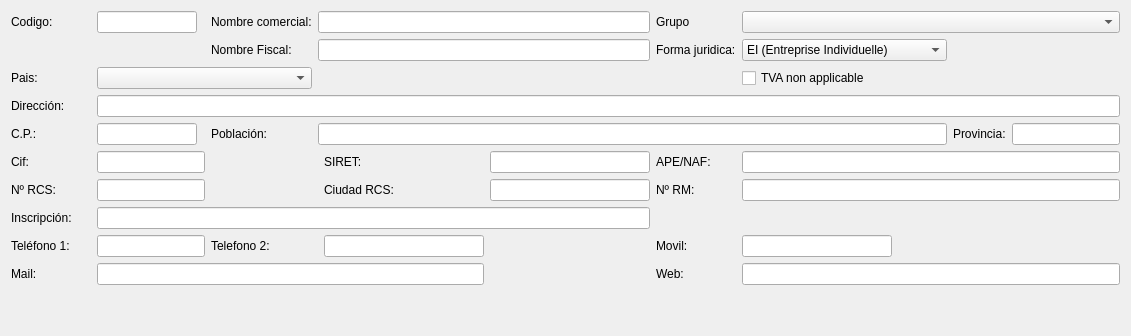
         <widget class="QWidget" name="tabWidgetPage1">
          <attribute name="title">
           <string>Datos Fiscales y de Gestión</string>
          </attribute>
          <layout class="QGridLayout" name="gridLayout_12">
           <item row="2" column="0" colspan="4">
            <layout class="QGridLayout" name="gridLayout_6">
             <item row="4" column="3">
              <widget class="QLabel" name="label_50">
               <property name="text">
                <string>Población:</string>
               </property>
              </widget>
             </item>
             <item row="8" column="7">
              <widget class="QLabel" name="label_34">
               <property name="text">
                <string>APE/NAF:</string>
               </property>
              </widget>
             </item>
             <item row="0" column="8" colspan="3">
              <widget class="QComboBox" name="cboGrupoEmpresa">
               <property name="minimumSize">
                <size>
                 <width>152</width>
                 <height>0</height>
                </size>
               </property>
               <property name="editable">
                <bool>false</bool>
               </property>
              </widget>
             </item>
             <item row="12" column="1">
              <widget class="QLabel" name="label_20">
               <property name="sizePolicy">
                <sizepolicy hsizetype="Maximum" vsizetype="Preferred">
                 <horstretch>0</horstretch>
                 <verstretch>0</verstretch>
                </sizepolicy>
               </property>
               <property name="minimumSize">
                <size>
                 <width>80</width>
                 <height>0</height>
                </size>
               </property>
               <property name="text">
                <string>Mail:</string>
               </property>
              </widget>
             </item>
             <item row="3" column="2" colspan="9">
              <widget class="QLineEdit" name="txtdireccion1">
               <property name="clearButtonEnabled">
                <bool>true</bool>
               </property>
              </widget>
             </item>
             <item row="8" column="2">
              <widget class="QLineEdit" name="txtcif">
               <property name="maximumSize">
                <size>
                 <width>16777215</width>
                 <height>16777215</height>
                </size>
               </property>
               <property name="clearButtonEnabled">
                <bool>true</bool>
               </property>
              </widget>
             </item>
             <item row="12" column="7">
              <widget class="QLabel" name="label_21">
               <property name="sizePolicy">
                <sizepolicy hsizetype="Maximum" vsizetype="Preferred">
                 <horstretch>0</horstretch>
                 <verstretch>0</verstretch>
                </sizepolicy>
               </property>
               <property name="minimumSize">
                <size>
                 <width>80</width>
                 <height>0</height>
                </size>
               </property>
               <property name="text">
                <string>Web:</string>
               </property>
              </widget>
             </item>
             <item row="3" column="1">
              <widget class="QLabel" name="label_13">
               <property name="sizePolicy">
                <sizepolicy hsizetype="Maximum" vsizetype="Preferred">
                 <horstretch>0</horstretch>
                 <verstretch>0</verstretch>
                </sizepolicy>
               </property>
               <property name="text">
                <string>Dirección:</string>
               </property>
              </widget>
             </item>
             <item row="0" column="7">
              <widget class="QLabel" name="label_6">
               <property name="text">
                <string>Grupo</string>
               </property>
              </widget>
             </item>
             <item row="8" column="1">
              <widget class="QLabel" name="label_22">
               <property name="sizePolicy">
                <sizepolicy hsizetype="Maximum" vsizetype="Preferred">
                 <horstretch>0</horstretch>
                 <verstretch>0</verstretch>
                </sizepolicy>
               </property>
               <property name="minimumSize">
                <size>
                 <width>66</width>
                 <height>0</height>
                </size>
               </property>
               <property name="text">
                <string>Cif:</string>
               </property>
              </widget>
             </item>
             <item row="8" column="8" colspan="3">
              <widget class="QLineEdit" name="lineEdit_3"/>
             </item>
             <item row="8" column="6">
              <widget class="QLineEdit" name="lineEdit_2"/>
             </item>
             <item row="2" column="8">
              <widget class="QCheckBox" name="chkTVA">
               <property name="text">
                <string>TVA non applicable</string>
               </property>
              </widget>
             </item>
             <item row="13" column="2">
              <spacer name="verticalSpacer_3">
               <property name="orientation">
                <enum>Qt::Orientation::Vertical</enum>
               </property>
               <property name="sizeHint" stdset="0">
                <size>
                 <width>20</width>
                 <height>40</height>
                </size>
               </property>
              </spacer>
             </item>
             <item row="0" column="3">
              <widget class="QLabel" name="label_43">
               <property name="text">
                <string>Nombre comercial:</string>
               </property>
              </widget>
             </item>
             <item row="0" column="4" colspan="3">
              <widget class="QLineEdit" name="txtNombreComercial"/>
             </item>
             <item row="9" column="1">
              <widget class="QLabel" name="label_53">
               <property name="text">
                <string>Nº RCS:</string>
               </property>
              </widget>
             </item>
             <item row="4" column="10">
              <widget class="QLineEdit" name="txtprovincia">
               <property name="clearButtonEnabled">
                <bool>true</bool>
               </property>
              </widget>
             </item>
             <item row="10" column="2" colspan="5">
              <widget class="QLineEdit" name="txtcInscripcion">
               <property name="clearButtonEnabled">
                <bool>true</bool>
               </property>
              </widget>
             </item>
             <item row="11" column="7">
              <widget class="QLabel" name="label_19">
               <property name="sizePolicy">
                <sizepolicy hsizetype="Maximum" vsizetype="Preferred">
                 <horstretch>0</horstretch>
                 <verstretch>0</verstretch>
                </sizepolicy>
               </property>
               <property name="minimumSize">
                <size>
                 <width>80</width>
                 <height>0</height>
                </size>
               </property>
               <property name="text">
                <string>Movil:</string>
               </property>
              </widget>
             </item>
             <item row="2" column="1">
              <widget class="QLabel" name="label_16">
               <property name="sizePolicy">
                <sizepolicy hsizetype="Maximum" vsizetype="Preferred">
                 <horstretch>0</horstretch>
                 <verstretch>0</verstretch>
                </sizepolicy>
               </property>
               <property name="text">
                <string>Pais:</string>
               </property>
              </widget>
             </item>
             <item row="8" column="5">
              <widget class="QLabel" name="label_32">
               <property name="text">
                <string>SIRET:</string>
               </property>
              </widget>
             </item>
             <item row="0" column="2">
              <widget class="QLineEdit" name="txtcodigo">
               <property name="maximumSize">
                <size>
                 <width>100</width>
                 <height>16777215</height>
                </size>
               </property>
               <property name="readOnly">
                <bool>false</bool>
               </property>
               <property name="clearButtonEnabled">
                <bool>true</bool>
               </property>
              </widget>
             </item>
             <item row="10" column="1">
              <widget class="QLabel" name="label_23">
               <property name="sizePolicy">
                <sizepolicy hsizetype="Maximum" vsizetype="Preferred">
                 <horstretch>0</horstretch>
                 <verstretch>0</verstretch>
                </sizepolicy>
               </property>
               <property name="text">
                <string>Inscripción:</string>
               </property>
              </widget>
             </item>
             <item row="9" column="2">
              <widget class="QLineEdit" name="lineEdit_4"/>
             </item>
             <item row="9" column="8" colspan="3">
              <widget class="QLineEdit" name="lineEdit_6"/>
             </item>
             <item row="12" column="8" colspan="3">
              <widget class="QLineEdit" name="txtweb"/>
             </item>
             <item row="9" column="5">
              <widget class="QLabel" name="label_54">
               <property name="text">
                <string>Ciudad RCS:</string>
               </property>
              </widget>
             </item>
             <item row="11" column="8">
              <widget class="QLineEdit" name="txtMovil">
               <property name="maximumSize">
                <size>
                 <width>150</width>
                 <height>16777215</height>
                </size>
               </property>
              </widget>
             </item>
             <item row="11" column="2">
              <widget class="QLineEdit" name="txttelefono1">
               <property name="maximumSize">
                <size>
                 <width>150</width>
                 <height>16777215</height>
                </size>
               </property>
               <property name="text">
                <string/>
               </property>
               <property name="clearButtonEnabled">
                <bool>true</bool>
               </property>
              </widget>
             </item>
             <item row="11" column="1">
              <widget class="QLabel" name="label_17">
               <property name="sizePolicy">
                <sizepolicy hsizetype="Maximum" vsizetype="Preferred">
                 <horstretch>0</horstretch>
                 <verstretch>0</verstretch>
                </sizepolicy>
               </property>
               <property name="minimumSize">
                <size>
                 <width>80</width>
                 <height>0</height>
                </size>
               </property>
               <property name="text">
                <string>Teléfono 1:</string>
               </property>
              </widget>
             </item>
             <item row="9" column="6">
              <widget class="QLineEdit" name="lineEdit_5"/>
             </item>
             <item row="1" column="4" colspan="3">
              <widget class="QLineEdit" name="txtEmpresa">
               <property name="minimumSize">
                <size>
                 <width>332</width>
                 <height>0</height>
                </size>
               </property>
               <property name="maximumSize">
                <size>
                 <width>16777215</width>
                 <height>16777215</height>
                </size>
               </property>
               <property name="readOnly">
                <bool>false</bool>
               </property>
               <property name="clearButtonEnabled">
                <bool>true</bool>
               </property>
              </widget>
             </item>
             <item row="4" column="1">
              <widget class="QLabel" name="label_14">
               <property name="sizePolicy">
                <sizepolicy hsizetype="Maximum" vsizetype="Preferred">
                 <horstretch>0</horstretch>
                 <verstretch>0</verstretch>
                </sizepolicy>
               </property>
               <property name="text">
                <string>C.P.:</string>
               </property>
              </widget>
             </item>
             <item row="1" column="3">
              <widget class="QLabel" name="label_75">
               <property name="text">
                <string>Nombre Fiscal:</string>
               </property>
              </widget>
             </item>
             <item row="0" column="1">
              <widget class="QLabel" name="label_74">
               <property name="text">
                <string>Codigo:</string>
               </property>
              </widget>
             </item>
             <item row="1" column="8">
              <widget class="QComboBox" name="cboFormajuridica">
               <property name="maximumSize">
                <size>
                 <width>205</width>
                 <height>16777215</height>
                </size>
               </property>
               <property name="sizeAdjustPolicy">
                <enum>QComboBox::SizeAdjustPolicy::AdjustToContents</enum>
               </property>
               <property name="minimumContentsLength">
                <number>150</number>
               </property>
               <item>
                <property name="text">
                 <string>EI (Entreprise Individuelle)</string>
                </property>
               </item>
               <item>
                <property name="text">
                 <string>EIRL</string>
                </property>
               </item>
               <item>
                <property name="text">
                 <string>Micro-entrepreneur</string>
                </property>
               </item>
               <item>
                <property name="text">
                 <string>SARL</string>
                </property>
               </item>
               <item>
                <property name="text">
                 <string>EURL</string>
                </property>
               </item>
               <item>
                <property name="text">
                 <string>SAS</string>
                </property>
               </item>
               <item>
                <property name="text">
                 <string>SASU</string>
                </property>
               </item>
               <item>
                <property name="text">
                 <string>SA</string>
                </property>
               </item>
               <item>
                <property name="text">
                 <string>SCOP / SCIC</string>
                </property>
               </item>
               <item>
                <property name="text">
                 <string>SEM</string>
                </property>
               </item>
               <item>
                <property name="text">
                 <string>RM</string>
                </property>
               </item>
              </widget>
             </item>
             <item row="9" column="7">
              <widget class="QLabel" name="label_57">
               <property name="text">
                <string>Nº RM:</string>
               </property>
              </widget>
             </item>
             <item row="1" column="7">
              <widget class="QLabel" name="label_24">
               <property name="text">
                <string>Forma juridica:</string>
               </property>
              </widget>
             </item>
             <item row="4" column="2">
              <widget class="QLineEdit" name="txtcp">
               <property name="maximumSize">
                <size>
                 <width>100</width>
                 <height>16777215</height>
                </size>
               </property>
               <property name="clearButtonEnabled">
                <bool>true</bool>
               </property>
              </widget>
             </item>
             <item row="4" column="9">
              <widget class="QLabel" name="label_15">
               <property name="sizePolicy">
                <sizepolicy hsizetype="Maximum" vsizetype="Preferred">
                 <horstretch>0</horstretch>
                 <verstretch>0</verstretch>
                </sizepolicy>
               </property>
               <property name="text">
                <string>Provincia:</string>
               </property>
              </widget>
             </item>
             <item row="4" column="4" colspan="5">
              <widget class="QLineEdit" name="txtpoblacion">
               <property name="clearButtonEnabled">
                <bool>true</bool>
               </property>
              </widget>
             </item>
             <item row="11" column="3">
              <widget class="QLabel" name="label_18">
               <property name="sizePolicy">
                <sizepolicy hsizetype="Maximum" vsizetype="Preferred">
                 <horstretch>0</horstretch>
                 <verstretch>0</verstretch>
                </sizepolicy>
               </property>
               <property name="minimumSize">
                <size>
                 <width>80</width>
                 <height>0</height>
                </size>
               </property>
               <property name="text">
                <string>Telefono 2:</string>
               </property>
              </widget>
             </item>
             <item row="12" column="2" colspan="4">
              <widget class="QLineEdit" name="txtcMail"/>
             </item>
             <item row="2" column="2" colspan="2">
              <widget class="QComboBox" name="cboPais_create">
               <property name="minimumSize">
                <size>
                 <width>168</width>
                 <height>0</height>
                </size>
               </property>
               <property name="maximumSize">
                <size>
                 <width>250</width>
                 <height>16777215</height>
                </size>
               </property>
              </widget>
             </item>
             <item row="11" column="5">
              <widget class="QLineEdit" name="txttelefono2">
               <property name="maximumSize">
                <size>
                 <width>16777215</width>
                 <height>16777215</height>
                </size>
               </property>
               <property name="text">
                <string/>
               </property>
               <property name="clearButtonEnabled">
                <bool>true</bool>
               </property>
              </widget>
             </item>
            </layout>
           </item>
          </layout>
         </widget>
